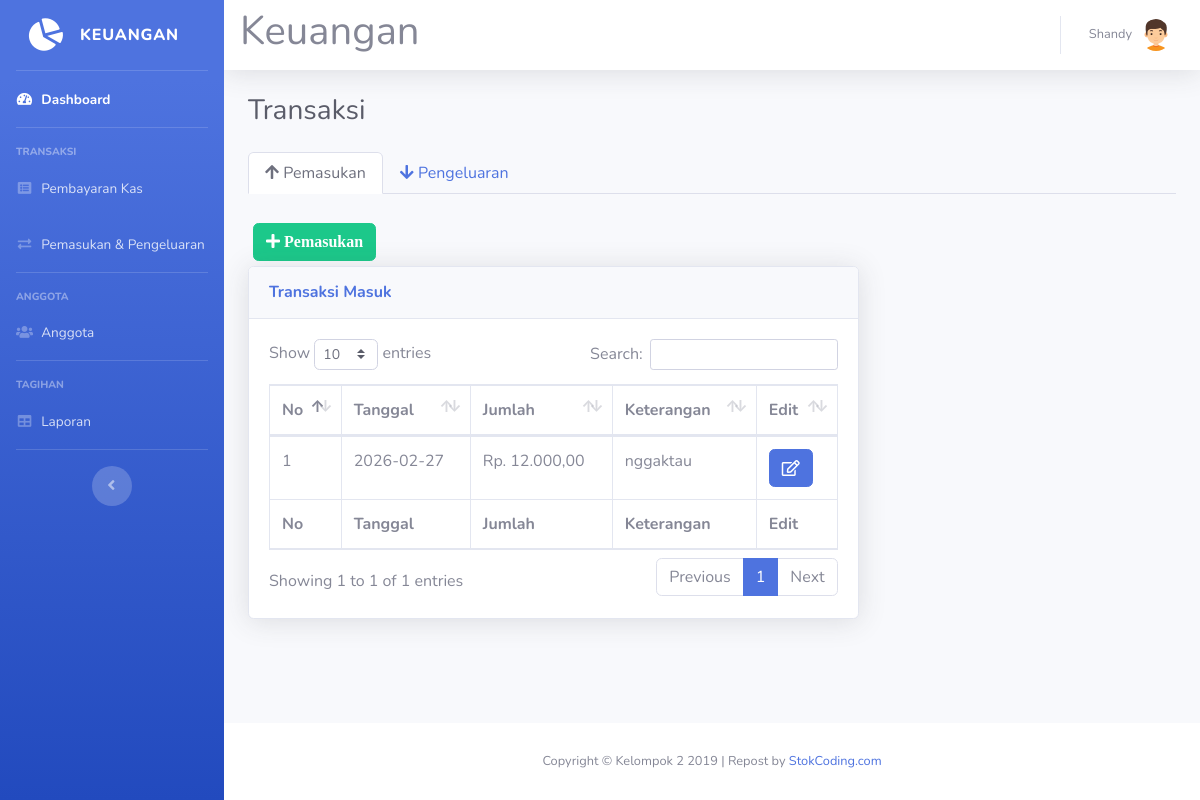
The page /transaksi.php (signed in) on the database its author committed.
### tables this page shows
CREATE TABLE `pemasukan` (
  `id_pemasukan` int(11) NOT NULL,
  `tgl_pemasukan` date NOT NULL,
  `jumlah` int(11) NOT NULL,
  `keterangan` varchar(100) NOT NULL,
  `id_sumber` int(11) DEFAULT NULL
);

### transaksi.php (the view, shortened to what this page needs)
<!DOCTYPE html>
<html lang="en">
<head>
  <link href="vendor/fontawesome-free/css/all.min.css" rel="stylesheet" type="text/css">
  <link href="css/sb-admin-2.min.css" rel="stylesheet">
  <link href="vendor/datatables/dataTables.bootstrap4.min.css" rel="stylesheet">
  <script src="https://cdn.jsdelivr.net/npm/@tailwindcss/browser@4"></script>
</head>
<body id="page-top">
<?php
require 'koneksi.php';
require 'sidebar.php';
?>
  <div id="content">
<?php require 'navbar.php'; ?>
    <div class="container-fluid">
      <div class="d-sm-flex align-items-center justify-content-between mb-4">
        <h1 class="h3 mb-0 text-gray-800">Transaksi</h1>
      </div>
      <ul class="nav nav-tabs mb-4" id="transaksiTab" role="tablist">
        <li class="nav-item">
          <a class="nav-link active" id="pendapatan-tab" data-toggle="tab" href="#tab-pendapatan" role="tab" aria-controls="tab-pendapatan" aria-selected="true">
            <i class="fas fa-arrow-up"></i> Pemasukan
          </a>
        </li>
        <li class="nav-item">
          <a class="nav-link" id="pengeluaran-tab" data-toggle="tab" href="#tab-pengeluaran" role="tab" aria-controls="tab-pengeluaran" aria-selected="false">
            <i class="fas fa-arrow-down"></i> Pengeluaran
          </a>
        </li>
      </ul>
      <div class="tab-content" id="transaksiTabContent">
        <div class="tab-pane fade show active" id="tab-pendapatan" role="tabpanel" aria-labelledby="pendapatan-tab">
          <div class="row">
            <div class="col-xl-8 col-lg-12">
              <button type="button" class="btn btn-success" style="margin:5px" data-toggle="modal" data-target="#myModalTambahPemasukan">
                <i class="fa fa-plus"> Pemasukan</i>
              </button><br>
              <div class="card shadow mb-4">
                <div class="card-header py-3">
                  <h6 class="m-0 font-weight-bold text-primary">Transaksi Masuk</h6>
                </div>
                <div class="card-body">
                  <div class="table-responsive">
                    <table class="table table-bordered" id="dataTable" width="100%" cellspacing="0">
                      <thead>
                        <tr>
                          <th>No</th>
                          <th>Tanggal</th>
                          <th>Jumlah</th>
                          <th>Keterangan</th>
                          <th>Edit</th>
                        </tr>
                      </thead>
                      <tfoot>
                        <tr>
                          <th>No</th>
                          <th>Tanggal</th>
                          <th>Jumlah</th>
                          <th>Keterangan</th>
                          <th>Edit</th>
                        </tr>
                      </tfoot>
                      <tbody>
<?php
$query = mysqli_query($koneksi, "SELECT * FROM pemasukan ORDER BY tgl_pemasukan DESC, id_pemasukan DESC");
$no = 1;
while ($data = mysqli_fetch_assoc($query)) {
?>
                        <tr>
                          <td><?= $no++; ?></td>
                          <td><?= $data['tgl_pemasukan'] ?></td>
                          <td>Rp. <?= number_format($data['jumlah'], 2, ',', '.'); ?></td>
                          <td><?= htmlspecialchars($data['keterangan'], ENT_QUOTES, 'UTF-8'); ?></td>
                          <td>
                            <a href="#" type="button" class="fa fa-edit btn btn-primary btn-md" data-toggle="modal" data-target="#modalPemasukan<?= $data['id_pemasukan']; ?>"></a>
                          </td>
                        </tr>
<?php
}
?>
                      </tbody>
                    </table>
                  </div>
                </div>
              </div>
            </div>
          </div>
        </div>
      </div>
    </div>
  </div>
<?php require 'footer.php'?>
    </div>
  </div>
</body>
</html>

### rows shown on the page
pemasukan: tgl_pemasukan "2026-02-27", jumlah "12.000,00", keterangan "nggaktau"

### other values the page prints
$_SESSION['nama'] "Shandy"
